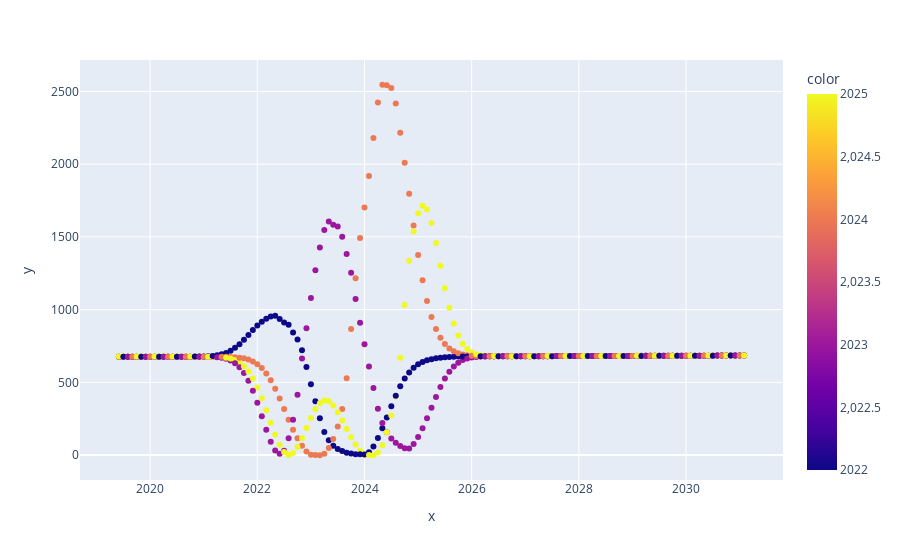

The notebook cell saved with this chart:
### Code cell
px.scatter(
    x=X_with_preds.select("calendar_year").to_series(),
    y=X_with_preds.select("advertised_inventory_prediction").to_series(),
    color=X_with_preds.select("model_year").to_series()
)

### Figure 1 — Plotly figure (JSON) as saved in the notebook; plotly's stock layout.template omitted (floating-point values rounded to 4 significant figures; data arrays with more than 128 entries replaced by an {"elided": "..."} marker saying what was removed)
{"data": [{"hovertemplate": "x=%{x}<br>y=%{y}<br>color=%{marker.color}<extra></extra>", "legendgroup": "", "marker": {"color": {"elided": "564 int values"}, "coloraxis": "coloraxis", "symbol": "circle"}, "mode": "markers", "name": "", "orientation": "v", "showlegend": false, "type": "scatter", "x": {"elided": "564 float values"}, "xaxis": "x", "y": {"elided": "564 float values"}, "yaxis": "y"}], "layout": {"coloraxis": {"colorbar": {"title": {"text": "color"}}, "colorscale": [[0, "#0d0887"], [0.1111, "#46039f"], [0.2222, "#7201a8"], [0.3333, "#9c179e"], [0.4444, "#bd3786"], [0.5556, "#d8576b"], [0.6667, "#ed7953"], [0.7778, "#fb9f3a"], [0.8889, "#fdca26"], [1, "#f0f921"]]}, "legend": {"tracegroupgap": 0}, "margin": {"t": 60}, "xaxis": {"anchor": "y", "domain": [0, 1], "title": {"text": "x"}}, "yaxis": {"anchor": "x", "domain": [0, 1], "title": {"text": "y"}}}}
